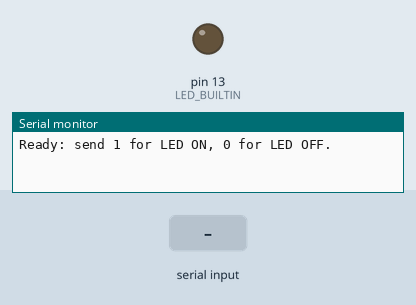
The sketch below on a simulated Arduino Uno, built with avr-gcc and run on an emulated ATmega328P. On the bench: output pins drawn as LEDs (lit = HIGH), the last lines printed to the serial monitor. Inputs (shaded band) come from the test bench.

Above: at 1.2 s.
1.3 s: "1\n" received over Serial
At 1.7 s:
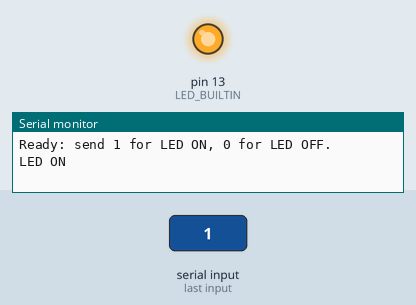
2.8 s: byte 48 ('0') received over Serial
At 4.1 s:
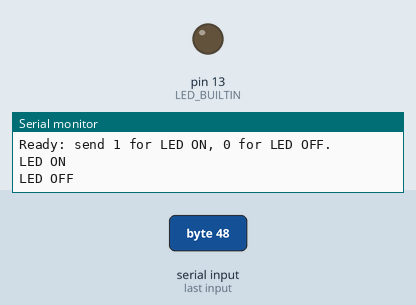
Timing chart, 0 to 5.8 s (numbered marks = the images above; inputs shaded):
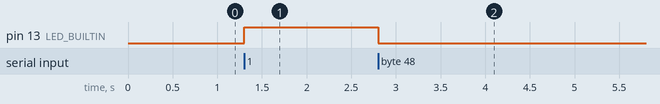

The sketch:

arduino_serial_led_control.ino
```cpp
// Control the built-in LED using serial commands.

void setup() {
  pinMode(LED_BUILTIN, OUTPUT);
  digitalWrite(LED_BUILTIN, LOW);

  Serial.begin(9600);
  Serial.println("Ready: send 1 for LED ON, 0 for LED OFF.");
}

void loop() {
  if (Serial.available() > 0) {
    char command = Serial.read();

    if (command == '1') {
      digitalWrite(LED_BUILTIN, HIGH);
      Serial.println("LED ON");
    } else if (command == '0') {
      digitalWrite(LED_BUILTIN, LOW);
      Serial.println("LED OFF");
    } else if (command != '\n' && command != '\r') {
      Serial.println("Unknown command: use 1 or 0.");
    }
  }
}
```

Measured:
- after the input at 1.3 s, pin 13 (LED_BUILTIN): LOW → HIGH at once
- after the input at 2.8 s, pin 13 (LED_BUILTIN): HIGH → LOW at once
